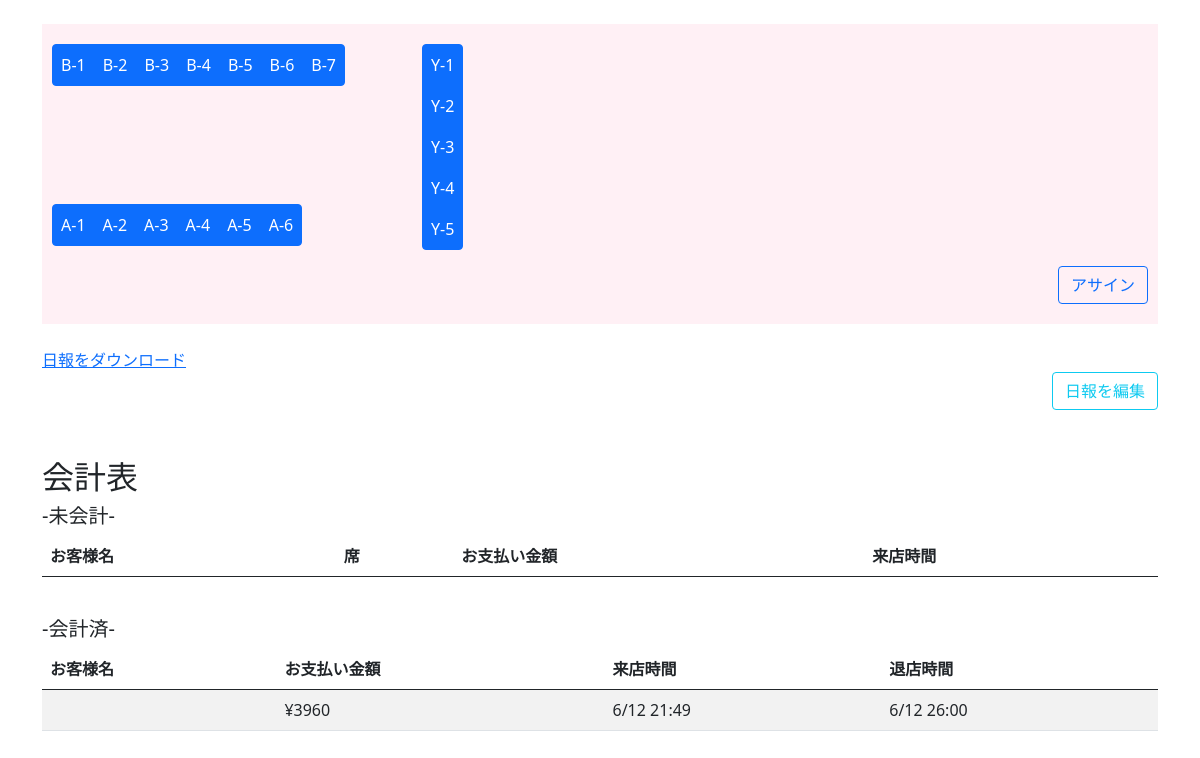
/seat, run on an earlier commit of the app's database.
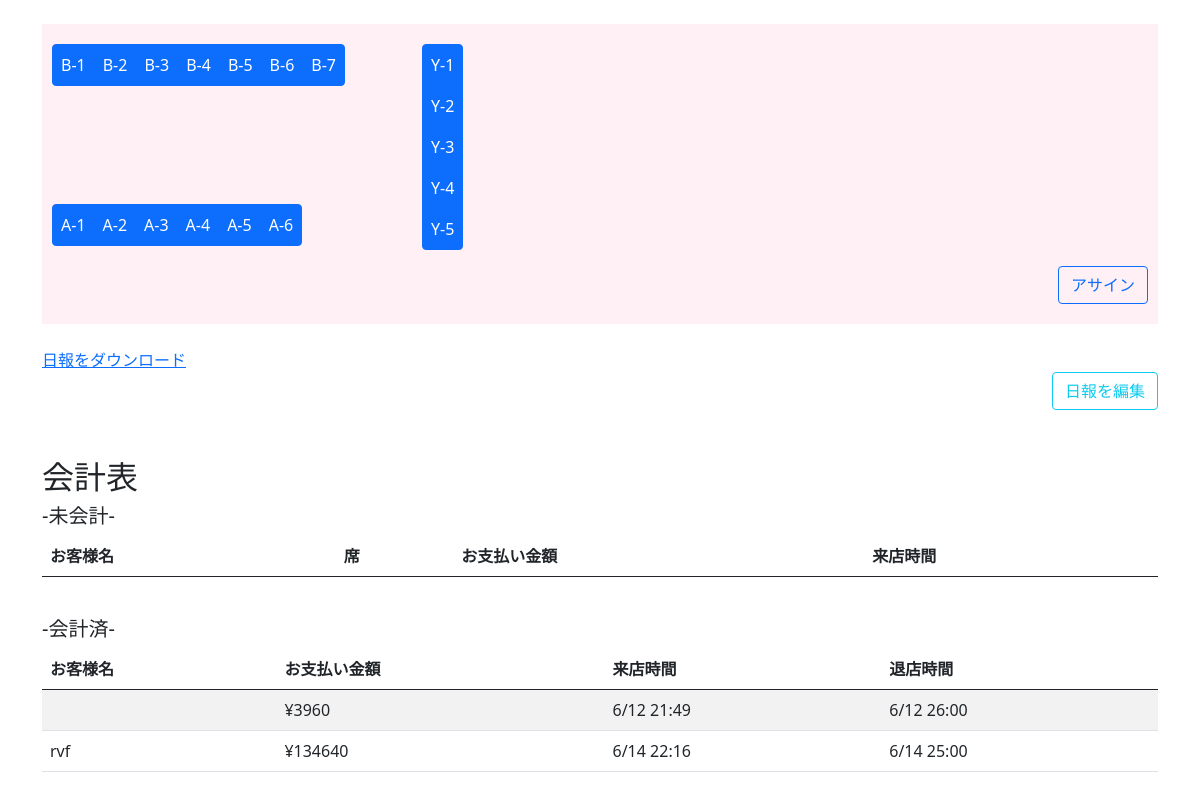
And on a later commit of the database.
### attendance/models.py (models this page shows, shortened)
class Seat(models.Model):
    Seat_ID = models.CharField(max_length=10, null=True)
    CheckSheet = models.ForeignKey(CheckSheet, on_delete=models.CASCADE)
    attr = models.CharField(max_length=3, null=True)
    pos_x = models.IntegerField(default=0)
    pos_y = models.IntegerField(default=0)
    is_use = models.BooleanField(default=False)
    def __str__(self):
        return self.Seat_ID

class CheckSheet(models.Model):
    total_fee = models.IntegerField(default=0)
    discount = models.IntegerField(default=0)
    how_cash = models.CharField(max_length=20, null=True)
    asign = models.BooleanField(default=False)
    client_name = models.CharField(max_length=20, null=True)
    client_num = models.IntegerField(default=0)
    start_time = models.DateTimeField(verbose_name="来店時間")
    end_time = models.DateTimeField(verbose_name="退店時間")
    start_overtime = models.CharField(max_length=20, null=True)
    end_overtime = models.CharField(max_length=20, null=True)
    drink_staff = models.ManyToManyField("Account",related_name="drink",through="SheetStaffRelation")
    staff = models.ManyToManyField("Account",through="SheetAccountRelation")
    memo_str = models.CharField(max_length=100, null=True)

### attendance/views.py (the view, shortened to what this page needs)
# urls.py: path("seat", views.SelectSeat.as_view(), name="SelectSeat"),
class SelectSeat(ListView):
    model = Seat
    template_name = "attendance/select_seat.html"
    def get(self, request):
        context = {
            "object_list": Seat.objects.all(),
            "CheckSheet_list": CheckSheet.objects.all(),
            }
        return render(request,"attendance/select_seat.html", context)

### templates/attendance/select_seat.html (shortened to what this page needs)
{% extends "attendance/DB5_base.html" %}
{% block body %}
<div class="container" name="container"><br>
<form action="{% url 'SelectSeat' %}" method="post">
    <div class="col position-relative" style="background-color: lavenderblush; height: 300px;">
        <div class="btn-group" role="group" style="position: absolute; left: 10px; top: 20px">
        {% for seat in object_list %}
        {% if seat.attr == "B" %}
            {% if not seat.is_use %}
            <label class="btn btn-primary p-2" for="seat-{{seat}}" name="seat-{{seat}}">
                {{seat}}
            </label>
            {% else %}
                <button type="submit" class="btn btn-danger p-2" name="dager_button" value="{{seat.pk}}">{{seat}}</button>
            {% endif %}
        {% endif %}
        {% endfor %}
        </div>
        <div class="btn-group" role="group" style="position: absolute; left: 10px; top: 180px">
        {% for seat in object_list %}
        {% if seat.attr == "A" %}
            {% if not seat.is_use %}
                <label class="btn btn-primary p-2" for="seat-{{seat}}" name="p_label">
                    {{seat}}
                </label>
            {% else %}
                <button type="submit" class="btn btn-danger p-2" name="dager_button" value="{{seat.pk}}">{{seat}}</button>
            {% endif %}
        {% endif %}
        {% endfor %}
        </div>
        <div class="btn-group-vertical" role="group" style="position: absolute; left: 380px; top: 20px">
            {% for seat in object_list %}
            {% if seat.attr == "Y" %}
                {% if not seat.is_use %}
                    <label class="btn btn-primary p-2" for="seat-{{seat}}" name="p_label">
                        {{seat}}
                    </label>
                {% else %}
                    <button type="submit" class="btn btn-danger p-2" name="dager_button" value="{{seat.pk}}">{{seat}}</button>
                {% endif %}
            {% endif %}
            {% endfor %}
        </div>
        <input type="submit" name="comp_btn" class="btn btn-outline-primary" style="position: absolute; right: 10px; bottom: 20px" value="アサイン">
    </div>
    <br>
    <a href="{% url 'Daily' %}">日報をダウンロード</a>
    <span class="d-grid gap-2 d-md-flex justify-content-end">
        <a class="btn btn-outline-info" href="{% url 'DailyEdit' %}">日報を編集</a>
    </span>
    <br><br>
    <h2>会計表</h2>
    <div class="asign_table">
        <h5>-未会計-</h5>
        <table class="table table-striped">
            <thead>
                <tr>
                <th scope="col">お客様名</th>
                <th scope="col">席</th>
                <th scope="col">お支払い金額</th>
                <th scope="col">来店時間</th>
                </tr>
            </thead>
        </table>
        <br>
        <div class="non_asign_table">
            <h5>-会計済-</h5>
            <table class="table table-striped">
                <thead>
                    <tr>
                    <th scope="col">お客様名</th>
                    <th scope="col">お支払い金額</th>
                    <th scope="col">来店時間</th>
                    <th scope="col">退店時間</th>
                    </tr>
                </thead>
                <tbody>
                    {% for sheet in CheckSheet_list %}
                    {% if sheet.client_name != "clientGOD" and not sheet.asign %}
                        <tr data-href="{% url 'CheckSheet' pk=sheet.pk %}">
                        <td>{{sheet.client_name}}</td>
                        <td>¥{{sheet.total_fee}}</td>
                        <td>{{sheet.start_overtime}}</td>
                        <td>{{sheet.end_overtime}}</td>
                        </tr>
                    {% endif %}
                    {% endfor %}
                </tbody>
            </table>
    </div>
</form>
</div>
{% endblock body %}

What changed in the data, as far as the page shows it:
added CheckSheet: client_name "rvf", total_fee "134640", start_overtime "6/14 22:16", end_overtime "6/14 25:00"
